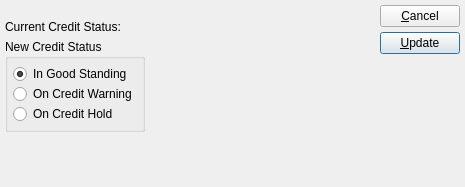
<?xml version="1.0" encoding="UTF-8"?>
<ui version="4.0">
 <comment>This file is part of the xTuple ERP: PostBooks Edition, a free and
open source Enterprise Resource Planning software suite,
Copyright (c) 1999-2018 by OpenMFG LLC, d/b/a xTuple.
It is licensed to you under the Common Public Attribution License
version 1.0, the full text of which (including xTuple-specific Exhibits)
is available at www.xtuple.com/CPAL.  By using this software, you agree
to be bound by its terms.</comment>
 <class>updateCreditStatusByCustomer</class>
 <widget class="QDialog" name="updateCreditStatusByCustomer">
  <property name="geometry">
   <rect>
    <x>0</x>
    <y>0</y>
    <width>465</width>
    <height>187</height>
   </rect>
  </property>
  <property name="windowTitle">
   <string>Update Credit Status by Customer</string>
  </property>
  <layout class="QHBoxLayout">
   <property name="spacing">
    <number>7</number>
   </property>
   <property name="margin">
    <number>5</number>
   </property>
   <item>
    <layout class="QVBoxLayout">
     <property name="spacing">
      <number>0</number>
     </property>
     <property name="margin">
      <number>0</number>
     </property>
     <item>
      <layout class="QVBoxLayout">
       <property name="spacing">
        <number>5</number>
       </property>
       <property name="margin">
        <number>0</number>
       </property>
       <item>
        <layout class="QHBoxLayout">
         <property name="spacing">
          <number>0</number>
         </property>
         <property name="margin">
          <number>0</number>
         </property>
         <item>
          <widget class="CustCluster" name="_cust"/>
         </item>
         <item>
          <spacer>
           <property name="orientation">
            <enum>Qt::Horizontal</enum>
           </property>
           <property name="sizeType">
            <enum>QSizePolicy::Expanding</enum>
           </property>
           <property name="sizeHint" stdset="0">
            <size>
             <width>16</width>
             <height>10</height>
            </size>
           </property>
          </spacer>
         </item>
        </layout>
       </item>
       <item>
        <layout class="QHBoxLayout">
         <property name="spacing">
          <number>5</number>
         </property>
         <property name="margin">
          <number>0</number>
         </property>
         <item>
          <widget class="QLabel" name="_currentStatusLit">
           <property name="text">
            <string>Current Credit Status:</string>
           </property>
          </widget>
         </item>
         <item>
          <layout class="QHBoxLayout">
           <property name="spacing">
            <number>0</number>
           </property>
           <property name="margin">
            <number>0</number>
           </property>
           <item>
            <widget class="QLabel" name="_currentStatus">
             <property name="text">
              <string/>
             </property>
            </widget>
           </item>
           <item>
            <spacer>
             <property name="orientation">
              <enum>Qt::Horizontal</enum>
             </property>
             <property name="sizeType">
              <enum>QSizePolicy::Expanding</enum>
             </property>
             <property name="sizeHint" stdset="0">
              <size>
               <width>31</width>
               <height>10</height>
              </size>
             </property>
            </spacer>
           </item>
          </layout>
         </item>
        </layout>
       </item>
       <item>
        <layout class="QHBoxLayout">
         <property name="spacing">
          <number>5</number>
         </property>
         <property name="margin">
          <number>0</number>
         </property>
         <item>
          <widget class="QGroupBox" name="_creditStatusGroup">
           <property name="title">
            <string>New Credit Status</string>
           </property>
           <layout class="QVBoxLayout">
            <property name="spacing">
             <number>0</number>
            </property>
            <property name="margin">
             <number>5</number>
            </property>
            <item>
             <widget class="QRadioButton" name="_inGoodStanding">
              <property name="text">
               <string>In Good Standing</string>
              </property>
              <property name="checked">
               <bool>true</bool>
              </property>
             </widget>
            </item>
            <item>
             <widget class="QRadioButton" name="_onCreditWarning">
              <property name="text">
               <string>On Credit Warning</string>
              </property>
             </widget>
            </item>
            <item>
             <widget class="QRadioButton" name="_onCreditHold">
              <property name="text">
               <string>On Credit Hold</string>
              </property>
             </widget>
            </item>
           </layout>
          </widget>
         </item>
         <item>
          <spacer>
           <property name="orientation">
            <enum>Qt::Horizontal</enum>
           </property>
           <property name="sizeType">
            <enum>QSizePolicy::Expanding</enum>
           </property>
           <property name="sizeHint" stdset="0">
            <size>
             <width>31</width>
             <height>10</height>
            </size>
           </property>
          </spacer>
         </item>
        </layout>
       </item>
      </layout>
     </item>
     <item>
      <spacer>
       <property name="orientation">
        <enum>Qt::Vertical</enum>
       </property>
       <property name="sizeType">
        <enum>QSizePolicy::Expanding</enum>
       </property>
       <property name="sizeHint" stdset="0">
        <size>
         <width>10</width>
         <height>91</height>
        </size>
       </property>
      </spacer>
     </item>
    </layout>
   </item>
   <item>
    <layout class="QVBoxLayout">
     <property name="spacing">
      <number>0</number>
     </property>
     <property name="margin">
      <number>0</number>
     </property>
     <item>
      <layout class="QVBoxLayout">
       <property name="spacing">
        <number>5</number>
       </property>
       <property name="margin">
        <number>0</number>
       </property>
       <item>
        <widget class="QPushButton" name="_close">
         <property name="text">
          <string>&amp;Cancel</string>
         </property>
        </widget>
       </item>
       <item>
        <widget class="QPushButton" name="_update">
         <property name="text">
          <string>&amp;Update</string>
         </property>
         <property name="autoDefault">
          <bool>true</bool>
         </property>
         <property name="default">
          <bool>true</bool>
         </property>
        </widget>
       </item>
      </layout>
     </item>
     <item>
      <spacer>
       <property name="orientation">
        <enum>Qt::Vertical</enum>
       </property>
       <property name="sizeType">
        <enum>QSizePolicy::Expanding</enum>
       </property>
       <property name="sizeHint" stdset="0">
        <size>
         <width>10</width>
         <height>41</height>
        </size>
       </property>
      </spacer>
     </item>
    </layout>
   </item>
  </layout>
 </widget>
 <layoutdefault spacing="6" margin="11"/>
 <customwidgets>
  <customwidget>
   <class>CustCluster</class>
   <extends>QWidget</extends>
   <header>custcluster.h</header>
  </customwidget>
 </customwidgets>
 <tabstops>
  <tabstop>_cust</tabstop>
  <tabstop>_inGoodStanding</tabstop>
  <tabstop>_update</tabstop>
  <tabstop>_close</tabstop>
 </tabstops>
 <resources/>
 <connections>
  <connection>
   <sender>_close</sender>
   <signal>clicked()</signal>
   <receiver>updateCreditStatusByCustomer</receiver>
   <slot>reject()</slot>
   <hints>
    <hint type="sourcelabel">
     <x>20</x>
     <y>20</y>
    </hint>
    <hint type="destinationlabel">
     <x>20</x>
     <y>20</y>
    </hint>
   </hints>
  </connection>
 </connections>
</ui>
